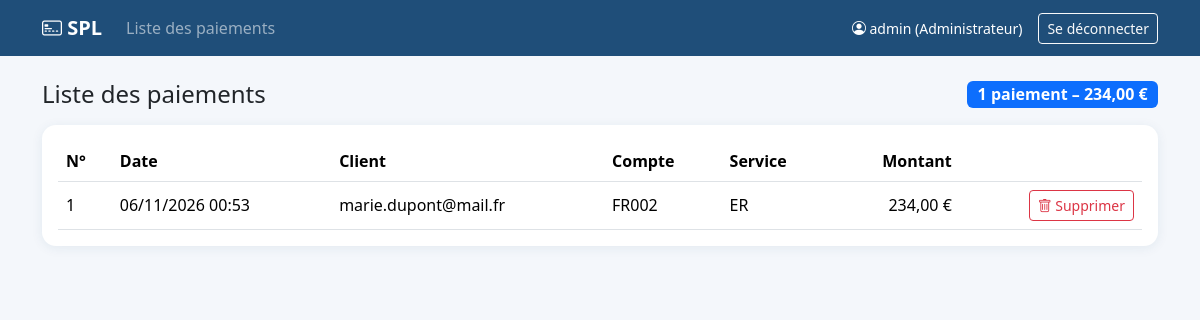
The page /administration/paiements/ (signed in) on the database as committed earlier.
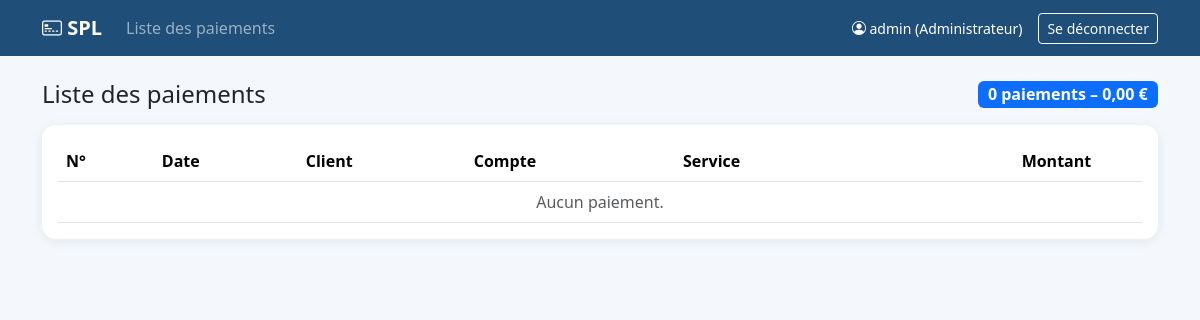
The same page on the database as committed later.
### paiements/models.py (models this page shows, shortened)
class Paiement(models.Model):
    compte = models.ForeignKey(Compte, on_delete=models.CASCADE, related_name="paiements")
    service = models.CharField(max_length=100)
    montant = models.DecimalField(max_digits=12, decimal_places=2)
    date = models.DateTimeField(auto_now_add=True)
    class Meta:
        ordering = ["-date"]
    @property
    def numero(self) -> int:
        return self.pk

class Compte(models.Model):
    numero = models.CharField(max_length=20, unique=True)
    solde = models.DecimalField(max_digits=12, decimal_places=2, default=Decimal("0.00"))
    proprietaire = models.ForeignKey(
        Utilisateur, on_delete=models.CASCADE, related_name="comptes",
        limit_choices_to={"role": "client"},
    )

class Utilisateur(AbstractUser):
    ROLES = [("client", "Client"), ("admin", "Administrateur")]
    role = models.CharField(max_length=10, choices=ROLES, default="client")
    def est_administrateur(self) -> bool:
        return self.role == "admin" or self.is_superuser

### paiements/views.py (the view)
# urls.py: path("administration/paiements/", views.liste_paiements, name="liste_paiements"),
@login_required
def liste_paiements(request):
    if not request.user.est_administrateur():
        return HttpResponseForbidden("Réservé à l'administrateur.")
    paiements = _admin(request).consulter_paiements()
    total = sum(p.montant for p in paiements)
    return render(request, "paiements/liste_paiements.html", {"paiements": paiements, "total": total})

### paiements/models.py (called while the page is built)
    def get_queryset(self):
        return super().get_queryset().filter(models.Q(role="admin") | models.Q(is_superuser=True))

    def consulter_paiements(self):
        return Paiement.objects.select_related("compte", "compte__proprietaire")

### paiements/views.py (called while the page is built)
def _admin(request):
    return Administrateur.objects.get(pk=request.user.pk)

### paiements/templates/paiements/liste_paiements.html (shortened to what this page needs)
{% extends "paiements/base.html" %}
{% block contenu %}
<div class="d-flex flex-wrap justify-content-between align-items-center gap-2 mb-3">
  <h1 class="h4 mb-0">Liste des paiements</h1>
  <span class="badge text-bg-primary fs-6">{{ paiements|length }} paiement{{ paiements|length|pluralize }} – {{ total|floatformat:2 }} €</span>
</div>
<div class="card carte p-3">
  <div class="table-responsive">
    <table class="table align-middle mb-0">
      <thead><tr><th>N°</th><th>Date</th><th>Client</th><th>Compte</th><th>Service</th><th class="text-end">Montant</th><th></th></tr></thead>
      <tbody>
      {% for p in paiements %}
        <tr>
          <td>{{ p.numero }}</td>
          <td class="text-nowrap">{{ p.date|date:"d/m/Y H:i" }}</td>
          <td>{{ p.compte.proprietaire.email|default:p.compte.proprietaire.username }}</td>
          <td>{{ p.compte.numero }}</td>
          <td>{{ p.service }}</td>
          <td class="text-end text-nowrap">{{ p.montant|floatformat:2 }} €</td>
          <td class="text-end">
            <form method="post" action="{% url 'supprimer_paiement' p.pk %}"
                  onsubmit="return confirm('Supprimer le paiement n°{{ p.numero }} et rembourser le compte ?');">
              <button class="btn btn-sm btn-outline-danger text-nowrap"><i class="bi bi-trash"></i> Supprimer</button>
            </form>
          </td>
        </tr>
      {% empty %}
        <tr><td colspan="7" class="text-muted text-center">Aucun paiement.</td></tr>
      {% endfor %}
      </tbody>
    </table>
  </div>
</div>
{% endblock %}

Rows that differ between the two databases and show on the page:
removed Paiement: numero "1", date "06/11/2026 00:53", compte.proprietaire.email "marie.dupont@mail.fr", compte.numero "FR002", service "ER", montant "234,00"
Other text that changed with them:
{{ paiements|length }}: "1" → "0"
{{ total|floatformat:2 }}: "234,00" → "0,00"
text now shown: "Aucun paiement."
